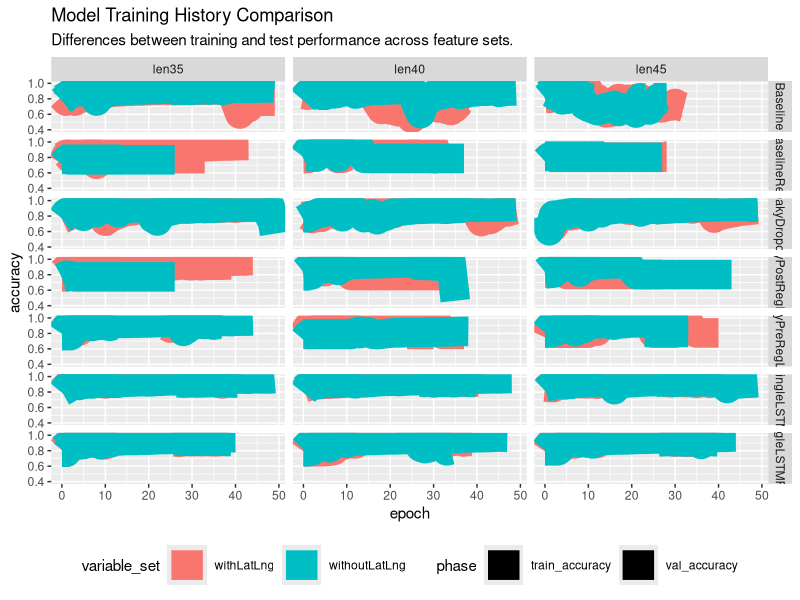

This figure's R source:
## ---- chunk 1
library(tidyverse)
## ---- chunk 2
featureset_df = read_csv('data/featuresets_ModelHistories.csv')

accuracy_df <- featureset_df %>%
  rename(train_loss = loss, train_accuracy = accuracy) %>%
  select(-c("val_loss", "train_loss")) %>%
  pivot_longer(cols = c(train_accuracy, val_accuracy), names_to = "phase", values_to = "accuracy")

loss_df <- featureset_df %>%
  rename(train_loss = loss, train_accuracy = accuracy) %>%
  select(-c("val_accuracy", "train_accuracy")) %>%
  pivot_longer(cols = c(train_loss, val_loss), names_to = "phase", values_to = "loss")
## ---- chunk 3
ggplot(accuracy_df, aes(x = epoch, y = accuracy, color = variable_set, linetype = phase)) + 
  geom_line(linewidth = 10) + 
  ylim(0.4,1.0) +
  facet_grid(vars(model), vars(len_instance)) +
  ggtitle("Model Training History Comparison", subtitle = "Differences between training and test performance across feature sets.") + theme(legend.position = "bottom")
